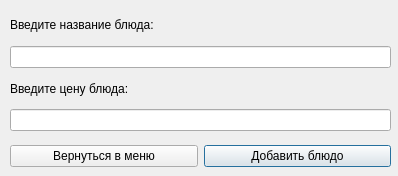
<?xml version="1.0" encoding="UTF-8"?>
<ui version="4.0">
 <class>DialogBase</class>
 <widget class="QDialog" name="DialogBase">
  <property name="geometry">
   <rect>
    <x>0</x>
    <y>0</y>
    <width>398</width>
    <height>176</height>
   </rect>
  </property>
  <property name="windowTitle">
   <string>Dialog</string>
  </property>
  <widget class="QWidget" name="layoutWidget">
   <property name="geometry">
    <rect>
     <x>10</x>
     <y>140</y>
     <width>381</width>
     <height>32</height>
    </rect>
   </property>
   <layout class="QHBoxLayout" name="horizontalLayout_2">
    <item>
     <widget class="QPushButton" name="cancelButt">
      <property name="text">
       <string>Вернуться в меню</string>
      </property>
      <property name="autoDefault">
       <bool>false</bool>
      </property>
     </widget>
    </item>
    <item>
     <widget class="QPushButton" name="acceptButt">
      <property name="text">
       <string>Добавить блюдо</string>
      </property>
     </widget>
    </item>
   </layout>
  </widget>
  <widget class="QWidget" name="layoutWidget">
   <property name="geometry">
    <rect>
     <x>10</x>
     <y>10</y>
     <width>381</width>
     <height>121</height>
    </rect>
   </property>
   <layout class="QVBoxLayout" name="verticalLayout">
    <item>
     <widget class="QLabel" name="label_2">
      <property name="text">
       <string>Введите название блюда:</string>
      </property>
     </widget>
    </item>
    <item>
     <widget class="QLineEdit" name="nameOfDish"/>
    </item>
    <item>
     <widget class="QLabel" name="label">
      <property name="text">
       <string>Введите цену блюда:</string>
      </property>
     </widget>
    </item>
    <item>
     <widget class="QLineEdit" name="price"/>
    </item>
   </layout>
  </widget>
 </widget>
 <resources/>
 <connections/>
</ui>
